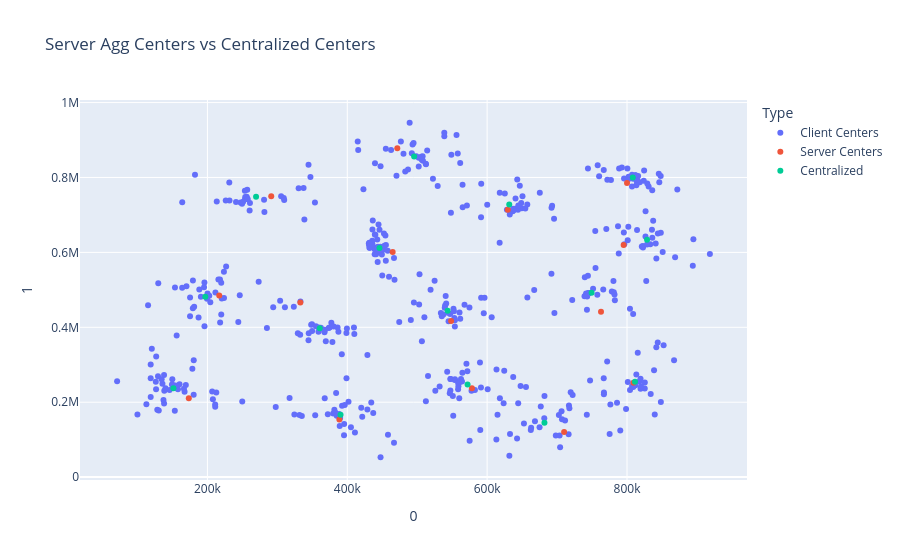

Source (notebook cell):
### Code cell
param_r = 4
centers = kmeans(X_client, n_clusters=K_SERVER)
centers_est, var_noise_est = redundance_estimator(centers, r=param_r, snr_db=20)
visualize_centers(X_client, centers_est, centers)

### Figure 1 — Plotly figure (JSON) as saved in the notebook; plotly's stock layout.template omitted (floating-point values rounded to 4 significant figures; data arrays with more than 128 entries replaced by an {"elided": "..."} marker saying what was removed)
{"data": [{"hovertemplate": "Type=Client Centers<br>0=%{x}<br>1=%{y}<extra></extra>", "legendgroup": "Client Centers", "marker": {"color": "#636efa", "symbol": "circle"}, "mode": "markers", "name": "Client Centers", "orientation": "v", "showlegend": true, "type": "scatter", "x": {"elided": "500 float values"}, "xaxis": "x", "y": {"elided": "500 float values"}, "yaxis": "y"}, {"hovertemplate": "Type=Server Centers<br>0=%{x}<br>1=%{y}<extra></extra>", "legendgroup": "Server Centers", "marker": {"color": "#EF553B", "symbol": "circle"}, "mode": "markers", "name": "Server Centers", "orientation": "v", "showlegend": true, "type": "scatter", "x": [800000.0, 388700.0, 291200.0, 809200.0, 173300.0, 548500.0, 471500.0, 795200.0, 332900.0, 710100.0, 578200.0, 464900.0, 762800.0, 629600.0, 216900.0], "xaxis": "x", "y": [785100.0, 154000.0, 749900.0, 251900.0, 210600.0, 416600.0, 878100.0, 620000.0, 466500.0, 120400.0, 237000.0, 601400.0, 441700.0, 713700.0, 485100.0], "yaxis": "y"}, {"hovertemplate": "Type=Centralized<br>0=%{x}<br>1=%{y}<extra></extra>", "legendgroup": "Centralized", "marker": {"color": "#00cc96", "symbol": "circle"}, "mode": "markers", "name": "Centralized", "orientation": "v", "showlegend": true, "type": "scatter", "x": [808300.0, 390400.0, 269500.0, 811500.0, 151400.0, 543400.0, 495600.0, 828700.0, 360600.0, 682000.0, 572000.0, 446000.0, 749300.0, 631600.0, 197000.0], "xaxis": "x", "y": [799700.0, 166300.0, 748500.0, 254900.0, 237600.0, 443900.0, 856300.0, 633600.0, 397500.0, 145100.0, 247200.0, 611600.0, 492300.0, 727600.0, 481600.0], "yaxis": "y"}], "layout": {"legend": {"title": {"text": "Type"}, "tracegroupgap": 0}, "title": {"text": "Server Agg Centers vs Centralized Centers"}, "xaxis": {"anchor": "y", "domain": [0, 1], "title": {"text": "0"}}, "yaxis": {"anchor": "x", "domain": [0, 1], "title": {"text": "1"}}}}
